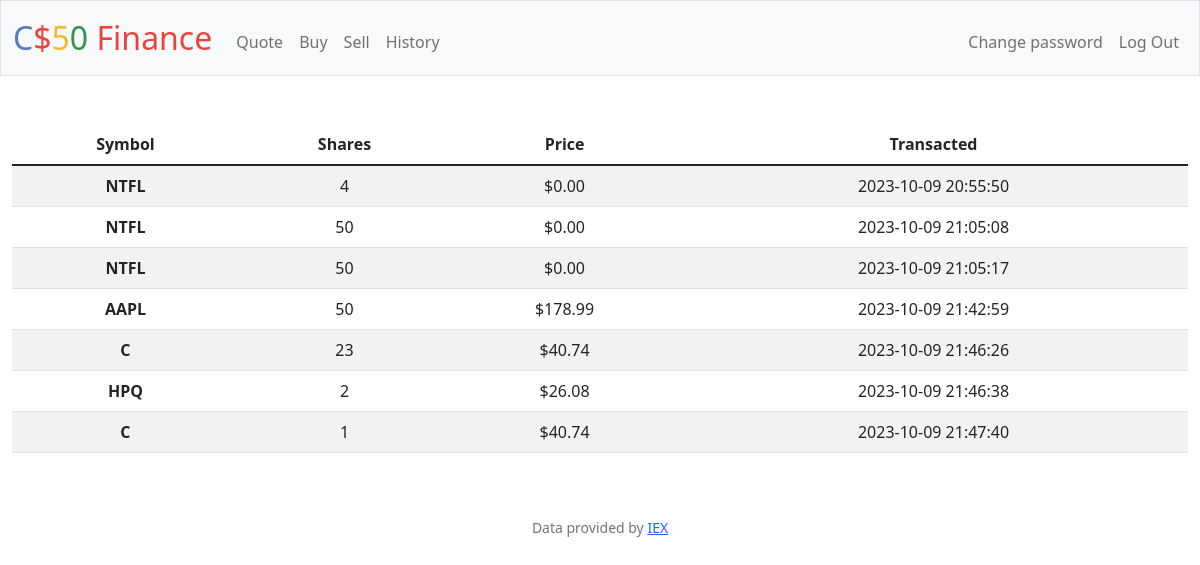
Before: /history (signed in) with the older database file.
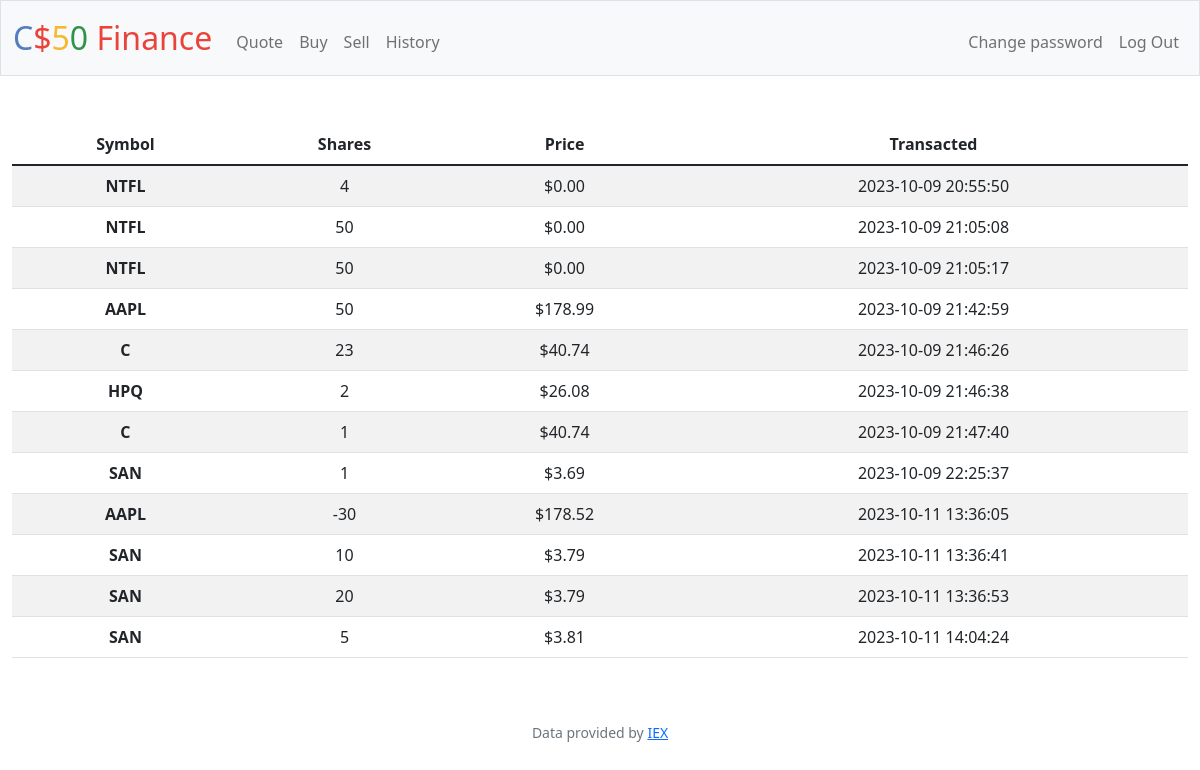
After: the same page with the newer database file.
### tables this page shows
CREATE TABLE transactions (id INTEGER, person_id INTEGER, symbol TEXT, num_shares INTEGER, price INTEGER, time TIMESTAMP NULL DEFAULT CURRENT_TIMESTAMP, PRIMARY KEY (id), FOREIGN KEY (person_id) REFERENCES users);

### app.py (the view)
@app.route("/history")
@login_required
def history():
    history = db.execute("SELECT symbol, num_shares, price, time FROM transactions WHERE person_id = ?;", session["user_id"])
    if not history:
        return apology("no history records yet", 400)
    for el in history:
        el["price"] =(usd(float(el["price"])))
    return render_template("history.html", history=history)

### app.py (called while the page is built)
@app.after_request
def after_request(response):
    response.headers["Cache-Control"] = "no-cache, no-store, must-revalidate"
    response.headers["Expires"] = 0
    response.headers["Pragma"] = "no-cache"
    return response

### helpers.py (called while the page is built)
def login_required(f):
    @wraps(f)
    def decorated_function(*args, **kwargs):
        if session.get("user_id") is None:
            return redirect("/login")
        return f(*args, **kwargs)
    return decorated_function

def usd(value):
    return f"${value:,.2f}"

### templates/history.html (shortened to what this page needs)
{% extends "layout.html" %}
{% block main %}
    <table class="table table-striped">
        <thead>
            <tr>
                <th>Symbol</th>
                <th>Shares</th>
                <th>Price</th>
                <th>Transacted</th>
            </tr>
        </thead>
        <tbody>
            {% for el in history %}
                <tr>
                    <th>{{ el["symbol"] | upper }}</th>
                    <td>{{ el["num_shares"] }}</td>
                    <td>{{ el["price"] }}</td>
                    <td>{{ el["time"] }}</td>
                </tr>
            {% endfor %}
        </tbody>
    </table>
{% endblock %}

### templates/layout.html (shortened to what this page needs)
<!DOCTYPE html>
<html lang="en">
    <head>
        <link href="https://cdn.jsdelivr.net/npm/bootstrap@5.1.3/dist/css/bootstrap.min.css" rel="stylesheet">
        <link href="/static/styles.css" rel="stylesheet">
    </head>
    <body>
        <nav class="bg-light border navbar navbar-expand-md navbar-light">
            <div class="container-fluid">
                <a class="navbar-brand" href="/"><span class="blue">C</span><span class="red">$</span><span class="yellow">5</span><span class="green">0</span> <span class="red">Finance</span></a>
                <div class="collapse navbar-collapse" id="navbar">
                    {% if session["user_id"] %}
                        <ul class="navbar-nav me-auto mt-2">
                            <li class="nav-item"><a class="nav-link" href="/quote">Quote</a></li>
                            <li class="nav-item"><a class="nav-link" href="/buy">Buy</a></li>
                            <li class="nav-item"><a class="nav-link" href="/sell">Sell</a></li>
                            <li class="nav-item"><a class="nav-link" href="/history">History</a></li>
                        </ul>
                        <ul class="navbar-nav ms-auto mt-2">
                            <li class="nav-item"><a class="nav-link" href="/password_change">Change password</a></li>
                            <li class="nav-item"><a class="nav-link" href="/logout">Log Out</a></li>
                        </ul>
                    {% else %}
                        <ul class="navbar-nav ms-auto mt-2">
                            <li class="nav-item"><a class="nav-link" href="/register">Register</a></li>
                            <li class="nav-item"><a class="nav-link" href="/login">Log In</a></li>
                        </ul>
                    {% endif %}
                </div>
            </div>
        </nav>
        <main class="container-fluid py-5 text-center">
            {% block main %}{% endblock %}
        </main>
        <footer class="mb-5 small text-center text-muted">
            Data provided by <a href="https://iexcloud.io/">IEX</a>
        </footer>
    </body>
</html>

### static/styles.css (style rules this page uses)
nav .navbar-brand { font-size: xx-large; }
nav .navbar-brand .blue { color: #537fbe; }
nav .navbar-brand .red { color: #ea433b; }
nav .navbar-brand .yellow { color: #f5b82e; }
nav .navbar-brand .green { color: #2e944b; }

Changed rows visible on the page:
added transactions: symbol "SAN", num_shares "1", price "$3.69", time "2023-10-09 22:25:37"
added transactions: symbol "AAPL", num_shares "-30", price "$178.52", time "2023-10-11 13:36:05"
added transactions: symbol "SAN", num_shares "10", price "$3.79", time "2023-10-11 13:36:41"
added transactions: symbol "SAN", num_shares "20", price "$3.79", time "2023-10-11 13:36:53"
added transactions: symbol "SAN", num_shares "5", price "$3.81", time "2023-10-11 14:04:24"
